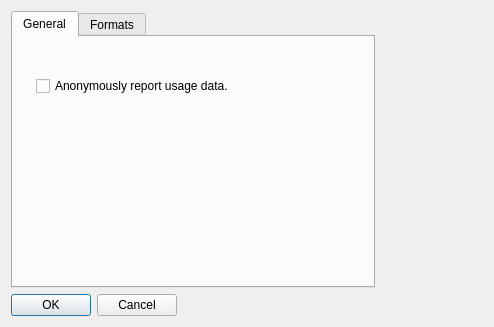
<?xml version="1.0" encoding="UTF-8"?>
<ui version="4.0">
 <class>Preferences</class>
 <widget class="QDialog" name="Preferences">
  <property name="geometry">
   <rect>
    <x>0</x>
    <y>0</y>
    <width>494</width>
    <height>327</height>
   </rect>
  </property>
  <property name="sizePolicy">
   <sizepolicy hsizetype="MinimumExpanding" vsizetype="Preferred">
    <horstretch>0</horstretch>
    <verstretch>0</verstretch>
   </sizepolicy>
  </property>
  <property name="windowTitle">
   <string>GPSBabel Preferences</string>
  </property>
  <layout class="QFormLayout" name="formLayout">
   <item row="0" column="0">
    <widget class="QTabWidget" name="tabWidget">
     <property name="currentIndex">
      <number>0</number>
     </property>
     <widget class="QWidget" name="general_tab">
      <attribute name="title">
       <string>General</string>
      </attribute>
      <widget class="QWidget" name="layoutWidget">
       <property name="geometry">
        <rect>
         <x>23</x>
         <y>18</y>
         <width>387</width>
         <height>62</height>
        </rect>
       </property>
       <layout class="QVBoxLayout" name="verticalLayout_4">
        <item>
         <widget class="QCheckBox" name="reportStatisticsCheck">
          <property name="text">
           <string>Anonymously report usage data.</string>
          </property>
         </widget>
        </item>
       </layout>
      </widget>
     </widget>
     <widget class="QWidget" name="format_tab">
      <attribute name="title">
       <string>Formats</string>
      </attribute>
      <layout class="QHBoxLayout" name="horizontalLayout">
       <item>
        <layout class="QVBoxLayout" name="verticalLayout">
         <item>
          <widget class="QLabel" name="label">
           <property name="text">
            <string>Enabled Formats</string>
           </property>
          </widget>
         </item>
         <item>
          <widget class="QListWidget" name="enabledFormatsList">
           <property name="sizePolicy">
            <sizepolicy hsizetype="Expanding" vsizetype="Expanding">
             <horstretch>0</horstretch>
             <verstretch>0</verstretch>
            </sizepolicy>
           </property>
           <property name="sortingEnabled">
            <bool>false</bool>
           </property>
          </widget>
         </item>
        </layout>
       </item>
       <item>
        <layout class="QVBoxLayout" name="verticalLayout_3">
         <item>
          <widget class="QPushButton" name="enableAllButton">
           <property name="text">
            <string>Enable All</string>
           </property>
          </widget>
         </item>
         <item>
          <widget class="QPushButton" name="disableAllButton">
           <property name="text">
            <string>Disable All</string>
           </property>
          </widget>
         </item>
        </layout>
       </item>
      </layout>
     </widget>
    </widget>
   </item>
   <item row="1" column="0">
    <widget class="QDialogButtonBox" name="buttonBox">
     <property name="orientation">
      <enum>Qt::Horizontal</enum>
     </property>
     <property name="standardButtons">
      <set>QDialogButtonBox::Cancel|QDialogButtonBox::Ok</set>
     </property>
    </widget>
   </item>
   <item row="0" column="1">
    <spacer name="horizontalSpacer">
     <property name="orientation">
      <enum>Qt::Horizontal</enum>
     </property>
     <property name="sizeHint" stdset="0">
      <size>
       <width>40</width>
       <height>20</height>
      </size>
     </property>
    </spacer>
   </item>
  </layout>
 </widget>
 <resources/>
 <connections/>
</ui>
